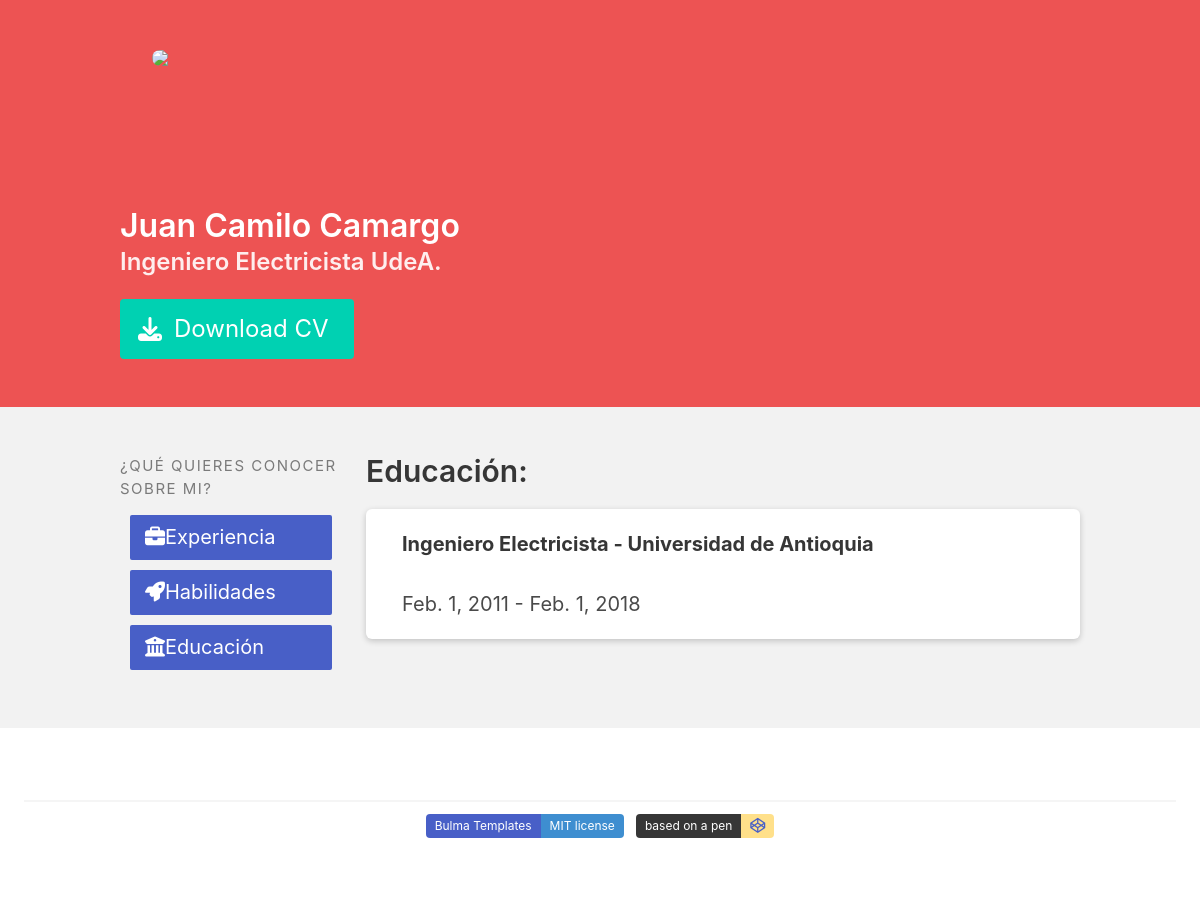
Page /educacion on the committed database.
### dashboard/models.py (models this page shows, shortened)
class Education(models.Model):
    name = models.CharField(max_length=250)
    school_name = models.CharField(max_length=250)
    start_year = models.DateField()
    end_year = models.DateField(blank=True, null=True)

### dashboard/views.py (the view)
# urls.py: path('educacion',EducationView.as_view(), name='educacion'),
class EducationView(View):
	def get(self,request):
		template_name = 'education.html'
		context = dict(
			educations = Education.objects.all(),
			)
		return render(request,template_name,context)

### templates/education.html (shortened to what this page needs)
{% extends 'base.html' %}
{% block content %}
<h3>
  Educación:
</h3>
{% for education in educations %}
        <div class="box">
  <article class="media">
    <div class="media-content">
      <div class="content">
        <p>
          <strong>{{education.name}} - {{education.school_name}}</strong>
          <br>
          <br>
          {{education.start_year}} - {{education.end_year}}
        </p>
      </div>
    </div>
  </article>
</div>
{% endfor %}
{% endblock content %}

### static/css/styles.css (style rules this page uses)
body, html { background: #f2f2f2; }
.box { box-shadow: 0 2px 6px 0 rgba(0, 0, 0, 0.2); }
.media-content { overflow: hidden; }

### rows in the picture
Education: name "Ingeniero Electricista", school_name "Universidad de Antioquia", start_year "Feb. 1, 2011", end_year "Feb. 1, 2018"
